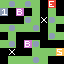

A 2D game scene composited from a Tiled map and its tileset images. What follows is a short description and the map's XML, with every tile layer's data as written:
An orthogonal 8x8 tile map with 8x8 px tiles, 1 tile layer (tiles).

<map version="1.4" tiledversion="1.4.2" orientation="orthogonal" renderorder="right-down" width="8" height="8" tilewidth="8" tileheight="8" infinite="0" nextlayerid="3" nextobjectid="1">
 <properties>
  <property name="title" value="Seventeen" />
 </properties>
 <tileset firstgid="1" source="tilemap.tsx" />
 <layer id="1" name="tiles" width="8" height="8">
  <data encoding="csv">
1,7,1,7,1,0,2,0,
6,0,5,0,1,0,1,0,
0,0,0,7,1,4,7,1,
1,7,1,1,7,0,1,0,
0,1,0,0,0,0,7,1,
1,7,0,5,7,0,0,0,
0,4,0,0,1,1,1,3,
0,1,1,1,7,1,0,0
</data>
 </layer>
</map>
